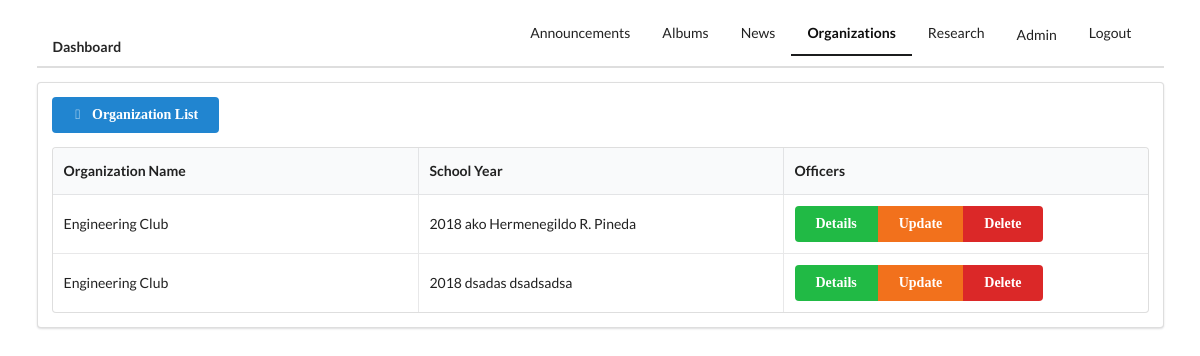
The app's page /staff/organizations/Engineering Club/hr/ (signed in) with its own data.
### staff/models.py (models this page shows, shortened)
class OrganizationOfficer(models.Model):
    organization = models.ForeignKey(Organization, related_name="officers", on_delete=models.CASCADE)
    SY_CHOICES = [
        (x,x) for x in range(timezone.now().year-1, timezone.now().year+1)
    ]
    school_year = models.PositiveIntegerField(validators=[
        MinValueValidator(2018),
        MaxValueValidator(timezone.now().year)
        ], choices=SY_CHOICES
    )
    adviser = models.CharField(max_length=100)
    president = models.CharField(max_length=100)
    vice_president = models.CharField(max_length=100)
    secretary = models.CharField(max_length=100)
    treasurer = models.CharField(max_length=100)
    auditor = models.CharField(max_length=100)
    pio = models.CharField(max_length=100)
    g7_rep = models.CharField(max_length=100)
    g8_rep = models.CharField(max_length=100)
    g9_rep = models.CharField(max_length=100)
    g10_rep = models.CharField(max_length=100)
    g11_rep = models.CharField(max_length=100)
    g12_rep = models.CharField(max_length=100)
    adviser_picture = models.ImageField(upload_to="organiation/" + str(organization.name).lower() + "/profiles", null=True, blank=True)
    pres_picture = models.ImageField(upload_to="organization/" + str(organization.name).lower() + "/profiles", null=True, blank=True)
    vp_picture = models.ImageField(upload_to="organization/" + str(organization.name).lower() + "/profiles", null=True, blank=True)
    sec_picture = models.ImageField(upload_to="organization/" + str(organization.name).lower() + "/profiles", null=True, blank=True)
    tres_picture = models.ImageField(upload_to="organization/" + str(organization.name).lower() + "/profiles", null=True, blank=True)
    aud_picture = models.ImageField(upload_to="organization/" + str(organization.name) + "/profiles", null=True, blank=True)
    pio_picture = models.ImageField(upload_to="organization/" + str(organization.name) + "/profiles", null=True, blank=True)
    g7_picture = models.ImageField(upload_to="organization/" + str(organization.name) + "/profiles", null=True, blank=True)
    g8_picture = models.ImageField(upload_to="organization/" + str(organization.name) + "/profiles", null=True, blank=True)
    g9_picture = models.ImageField(upload_to="organization/" + str(organization.name) + "/profiles", null=True, blank=True)
    g10_picture = models.ImageField(upload_to="organization/" + str(organization.name) + "/profiles", null=True, blank=True)
    g11_picture = models.ImageField(upload_to="organization/" + str(organization.name) + "/profiles", null=True, blank=True)
    g12_picture = models.ImageField(upload_to="organization/" + str(organization.name) + "/profiles", null=True, blank=True)

class Organization(models.Model):
    LEVEL = (
        ("Main", "Main"),
        ("Core Subject", "Core Subject"),
        ("Social Science", "Social Science"),
        ("Music and Arts", "Music and Arts"),
    )
    name = models.CharField(max_length=100)
    category = models.CharField(choices=LEVEL, max_length=50, blank=True, null=True)
    logo = models.ImageField(upload_to="organization/{}/logo".format(name), null=True)
    acronym = models.CharField(max_length=10)
    description = models.TextField(max_length=5000)
    def __str__(self):
        return self.name

### staff/views.py (the view)
# urls.py: path('organizations/<organization>/hr/', views.OrganizationHRListView.as_view(), name="organization_hr_list"),
class OrganizationHRListView(LoginRequiredMixin, ListView):
    template_name = 'staff/organization_hr_list.html'
    redirect_field_name = 'staff/index.html'
    model = OrganizationOfficer
    context_object_name = 'human_resource'
    def get_queryset(self):
        organization = get_object_or_404(Organization, name=self.kwargs.get('organization'))
        print(organization.id)
        return organization.officers.all()

### templates/staff/organization_hr_list.html (shortened to what this page needs)
{% extends 'staff/base_staff.html' %}
{% block organization %}
active
{% endblock %}
{% block main_content %}
	<div class="ui container">
		<div class="ui segment">
			<a href="{% url 'staff:organizations' %}" class="ui blue button"><i class="angle double left icon"></i>Organization List</a>
			<table class="ui celled three column centered table">
				<thead>
					<th>
						Organization Name
					</th>
					<th>
						School Year
					</th>
					<th>
						Officers
					</th>
				</thead>
				<tbody>
					{% for batch in human_resource %}
					<tr>
						<td>{{ batch.organization }}</td>
						<td>{{ batch.school_year }} {{ batch.president }} {{ batch.adviser }}</td>
						<td>
							<div class="ui buttons">
								<a href="{% url 'staff:organization_hr_detail' pk=batch.pk organization=batch.organization %}" class="ui green button">Details</a>
								<a href="{% url 'staff:organization_hr_update' organization=batch.organization pk=batch.pk %}" class="ui orange button">Update</a>
								<a href="{% url 'staff:organization_hr_delete' organization=batch.organization pk=batch.pk %}" class="ui red button">Delete</a>
							</div>
						</td>
					</tr>
					{% endfor %}
				</tbody>
			</table>
		</div>
	</div>
{% endblock %}

### static/css/index.css (style rules this page uses)
.ui.button { font-family: Code Bold; font-weight: bold; }

### records on screen
OrganizationOfficer: organization "Engineering Club", school_year "2018", president "ako", adviser "Hermenegildo R. Pineda"
OrganizationOfficer: organization "Engineering Club", school_year "2018", president "dsadas", adviser "dsadsadsa"
